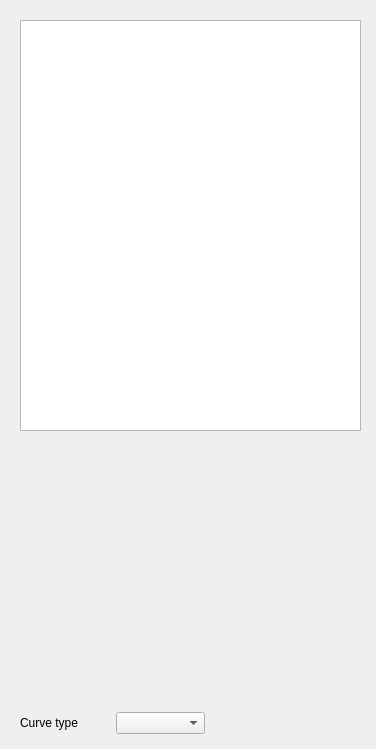
<?xml version="1.0" encoding="UTF-8"?>
<ui version="4.0">
 <class>FrameInfoDialog</class>
 <widget class="QDialog" name="FrameInfoDialog">
  <property name="geometry">
   <rect>
    <x>0</x>
    <y>0</y>
    <width>376</width>
    <height>749</height>
   </rect>
  </property>
  <property name="windowTitle">
   <string>Data Information</string>
  </property>
  <widget class="QTextBrowser" name="infoBrowser">
   <property name="geometry">
    <rect>
     <x>20</x>
     <y>20</y>
     <width>341</width>
     <height>411</height>
    </rect>
   </property>
  </widget>
  <widget class="QWidget" name="curveFrame" native="true">
   <property name="geometry">
    <rect>
     <x>20</x>
     <y>450</y>
     <width>341</width>
     <height>241</height>
    </rect>
   </property>
   <property name="sizePolicy">
    <sizepolicy hsizetype="MinimumExpanding" vsizetype="MinimumExpanding">
     <horstretch>0</horstretch>
     <verstretch>0</verstretch>
    </sizepolicy>
   </property>
   <property name="baseSize">
    <size>
     <width>341</width>
     <height>241</height>
    </size>
   </property>
  </widget>
  <widget class="QWidget" name="layoutWidget">
   <property name="geometry">
    <rect>
     <x>20</x>
     <y>710</y>
     <width>185</width>
     <height>26</height>
    </rect>
   </property>
   <layout class="QHBoxLayout" name="horizontalLayout">
    <item>
     <widget class="QLabel" name="curveTypeLabel">
      <property name="text">
       <string>Curve type</string>
      </property>
     </widget>
    </item>
    <item>
     <widget class="QComboBox" name="curveComboBox"/>
    </item>
   </layout>
  </widget>
 </widget>
 <resources/>
 <connections/>
</ui>
